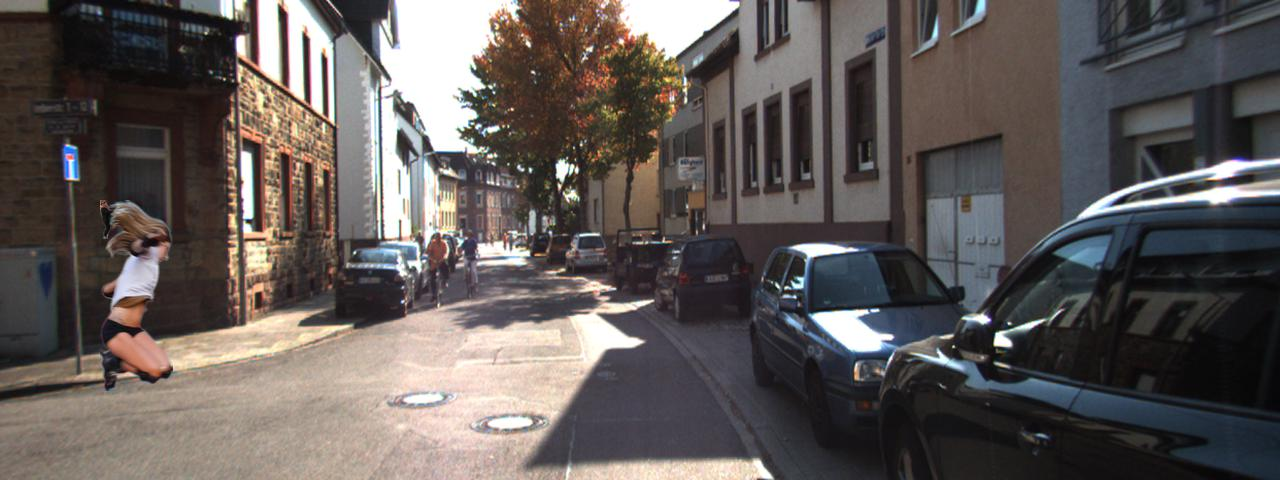
#> input picture compositor/ds_generator/ds_result/images/1_box.jpg, 1280 x 480 px; its folder holds 4 pictures in this run
$ python fg_cut_BDD.py -i ../compositor/ds_generator/ds_result/images
#> lines starting #> are read from the running program, lines starting #| are printed output that depends on the picture; pictures that were not available may be replaced by others from this repository, and a replacement may not be noted
"""
Cuts FGs from KITTY BDD
does not work as there is no instance segm currently
"""

import os
from io import BytesIO
import tarfile
import tempfile

from matplotlib import gridspec
from matplotlib import pyplot as plt
import numpy as np
from PIL import Image

import cv2
import scipy
import numpy

import argparse

from collections import namedtuple

import os, sys

from pathlib import Path

import json

DO_SHOW = True
MAKE_INV_MASK = False

def create_pascal_label_colormap():

  colormap = np.zeros((256, 3), dtype=int)
  ind = np.arange(256, dtype=int)

  for shift in reversed(range(8)):
    for channel in range(3):
      colormap[:, channel] |= ((ind >> channel) & 1) << shift
    ind >>= 3

  return colormap


def label_to_color_image(label):

  if label.ndim != 2:
    raise ValueError('Expect 2-D input label')

  colormap = create_pascal_label_colormap()

  if np.max(label) >= len(colormap):
    raise ValueError('label value too large.')

  return colormap[label]


  #return id2label[label].color

# [11 lines left out: functions binarize_image, binarize_array, not called in this run]

def inv_array(numpy_array, threshold=1):
    numpy_array = 255 - numpy_array
    return numpy_array

#--------------------------------------------------------------------------------
# Definitions
#--------------------------------------------------------------------------------

# a label and all meta information
Label = namedtuple( 'Label' , [

    'name'        , # The identifier of this label, e.g. 'car', 'person', ... .
                    # We use them to uniquely name a class

    'id'          , # An integer ID that is associated with this label.
                    # The IDs are used to represent the label in ground truth images
                    # An ID of -1 means that this label does not have an ID and thus
                    # is ignored when creating ground truth images (e.g. license plate).
                    # Do not modify these IDs, since exactly these IDs are expected by the
                    # evaluation server.

    'trainId'     , # Feel free to modify these IDs as suitable for your method. Then create
                    # ground truth images with train IDs, using the tools provided in the
                    # 'preparation' folder. However, make sure to validate or submit results
                    # to our evaluation server using the regular IDs above!
                    # For trainIds, multiple labels might have the same ID. Then, these labels
                    # are mapped to the same class in the ground truth images. For the inverse
                    # mapping, we use the label that is defined first in the list below.
                    # For example, mapping all void-type classes to the same ID in training,
                    # might make sense for some approaches.
                    # Max value is 255!

    'category'    , # The name of the category that this label belongs to

    'categoryId'  , # The ID of this category. Used to create ground truth images
                    # on category level.

    'hasInstances', # Whether this label distinguishes between single instances or not

    'ignoreInEval', # Whether pixels having this class as ground truth label are ignored
                    # during evaluations or not

    'color'       , # The color of this label
    ] )


#--------------------------------------------------------------------------------
# A list of all labels
#--------------------------------------------------------------------------------

# Please adapt the train IDs as appropriate for your approach.
# Note that you might want to ignore labels with ID 255 during training.
# Further note that the current train IDs are only a suggestion. You can use whatever you like.
# Make sure to provide your results using the original IDs and not the training IDs.
# Note that many IDs are ignored in evaluation and thus you never need to predict these!

# Our extended list of label types. Our train id is compatible with Cityscapes
labels = [
    #       name                     id    trainId   category catId      hasInstances   ignoreInEval   color
    Label(  'unlabeled'            ,  0 ,      255 , 'void'            , 0       , False        , True         , (  0,  0,  0) ),
    Label(  'dynamic'              ,  1 ,      255 , 'void'            , 0       , False        , True         , (111, 74,  0) ),
    Label(  'ego vehicle'          ,  2 ,      255 , 'void'            , 0       , False        , True         , (  0,  0,  0) ),
    Label(  'ground'               ,  3 ,      255 , 'void'            , 0       , False        , True         , ( 81,  0, 81) ),
    Label(  'static'               ,  4 ,      255 , 'void'            , 0       , False        , True         , (  0,  0,  0) ),
    Label(  'parking'              ,  5 ,      255 , 'flat'            , 1       , False        , True         , (250,170,160) ),
    Label(  'rail track'           ,  6 ,      255 , 'flat'            , 1       , False        , True         , (230,150,140) ),
    Label(  'road'                 ,  7 ,        0 , 'flat'            , 1       , False        , False        , (128, 64,128) ),
    Label(  'sidewalk'             ,  8 ,        1 , 'flat'            , 1       , False        , False        , (244, 35,232) ),
    Label(  'bridge'               ,  9 ,      255 , 'construction'    , 2       , False        , True         , (150,100,100) ),
    Label(  'building'             , 10 ,        2 , 'construction'    , 2       , False        , False        , ( 70, 70, 70) ),
    Label(  'fence'                , 11 ,        4 , 'construction'    , 2       , False        , False        , (190,153,153) ),
    Label(  'garage'               , 12 ,      255 , 'construction'    , 2       , False        , True         , (180,100,180) ),
    Label(  'guard rail'           , 13 ,      255 , 'construction'    , 2       , False        , True         , (180,165,180) ),
    Label(  'tunnel'               , 14 ,      255 , 'construction'    , 2       , False        , True         , (150,120, 90) ),
    Label(  'wall'                 , 15 ,        3 , 'construction'    , 2       , False        , False        , (102,102,156) ),
    Label(  'banner'               , 16 ,      255 , 'object'          , 3       , False        , True         , (250,170,100) ),
    Label(  'billboard'            , 17 ,      255 , 'object'          , 3       , False        , True         , (220,220,250) ),
    Label(  'lane divider'         , 18 ,      255 , 'object'          , 3       , False        , True         , (255, 165, 0) ),
    Label(  'parking sign'         , 19 ,      255 , 'object'          , 3       , False        , False        , (220, 20, 60) ),
    Label(  'pole'                 , 20 ,        5 , 'object'          , 3       , False        , False        , (153,153,153) ),
    Label(  'polegroup'            , 21 ,      255 , 'object'          , 3       , False        , True         , (153,153,153) ),
    Label(  'street light'         , 22 ,      255 , 'object'          , 3       , False        , True         , (220,220,100) ),
    Label(  'traffic cone'         , 23 ,      255 , 'object'          , 3       , False        , True         , (255, 70,  0) ),
    Label(  'traffic device'       , 24 ,      255 , 'object'          , 3       , False        , True         , (220,220,220) ),
    Label(  'traffic light'        , 25 ,        6 , 'object'          , 3       , False        , False        , (250,170, 30) ),
    Label(  'traffic sign'         , 26 ,        7 , 'object'          , 3       , False        , False        , (220,220,  0) ),
    Label(  'traffic sign frame'   , 27 ,      255 , 'object'          , 3       , False        , True         , (250,170,250) ),
    Label(  'terrain'              , 28 ,        9 , 'nature'          , 4       , False        , False        , (152,251,152) ),
    Label(  'vegetation'           , 29 ,        8 , 'nature'          , 4       , False        , False        , (107,142, 35) ),
    Label(  'sky'                  , 30 ,       10 , 'sky'             , 5       , False        , False        , ( 70,130,180) ),
    Label(  'person'               , 31 ,       11 , 'human'           , 6       , True         , False        , (220, 20, 60) ),
    Label(  'rider'                , 32 ,       12 , 'human'           , 6       , True         , False        , (255,  0,  0) ),
    Label(  'bicycle'              , 33 ,       18 , 'vehicle'         , 7       , True         , False        , (119, 11, 32) ),
    Label(  'bus'                  , 34 ,       15 , 'vehicle'         , 7       , True         , False        , (  0, 60,100) ),
    Label(  'car'                  , 35 ,       13 , 'vehicle'         , 7       , True         , False        , (  0,  0,142) ),
    Label(  'caravan'              , 36 ,      255 , 'vehicle'         , 7       , True         , True         , (  0,  0, 90) ),
    Label(  'motorcycle'           , 37 ,       17 , 'vehicle'         , 7       , True         , False        , (  0,  0,230) ),
    Label(  'trailer'              , 38 ,      255 , 'vehicle'         , 7       , True         , True         , (  0,  0,110) ),
    Label(  'train'                , 39 ,       16 , 'vehicle'         , 7       , True         , False        , (  0, 80,100) ),
    Label(  'truck'                , 40 ,       14 , 'vehicle'         , 7       , True         , False        , (  0,  0, 70) ),
]

# name to label object
name2label      = { label.name    : label for label in labels           }
# id to label object
id2label        = { label.id      : label for label in labels           }

#FULL_LABEL_MAP = np.arange(len(LABEL_NAMES)).reshape(len(LABEL_NAMES), 1)
#FULL_COLOR_MAP = label_to_color_image(FULL_LABEL_MAP)

#np.unique?
# [15 lines left out: functions unique_array, filter_ids, not called in this run]

class Instance(object):
    instID     = 0
    labelID    = 0
    pixelCount = 0
    medDist    = -1
    distConf   = 0.0

    # [12 lines left out: functions __init__, getLabelID, not called in this run]

    def getInstancePixels(self, imgNp, instLabel):
        return (imgNp == instLabel).sum()

    def toJSON(self):
        return json.dumps(self, default=lambda o: o.__dict__, sort_keys=True, indent=4)

    # [16 lines left out: functions toDict, fromJSON, not called in this run]

    def __str__(self):
        return "("+str(self.instID)+")"


#
# review
#

class Cutter(object):

  def __init__(self, path):
      self.pathlist = list(Path(path).glob('*.jpg'))
      self.im_path = str(self.pathlist[0])
      self.mask_path = self.im_path.replace("/images/", "/labels/").replace(".jpg", "_train_id.png")
      self.idx = 0
      self.instanceId_1 = 0

      self.im = Image.open(self.im_path)
#> self.im is the input picture: PIL image 1280x480 RGB; mean R, G, B 96.4, 90.2, 88
      self.seg_map = Image.open(self.mask_path).convert('L')
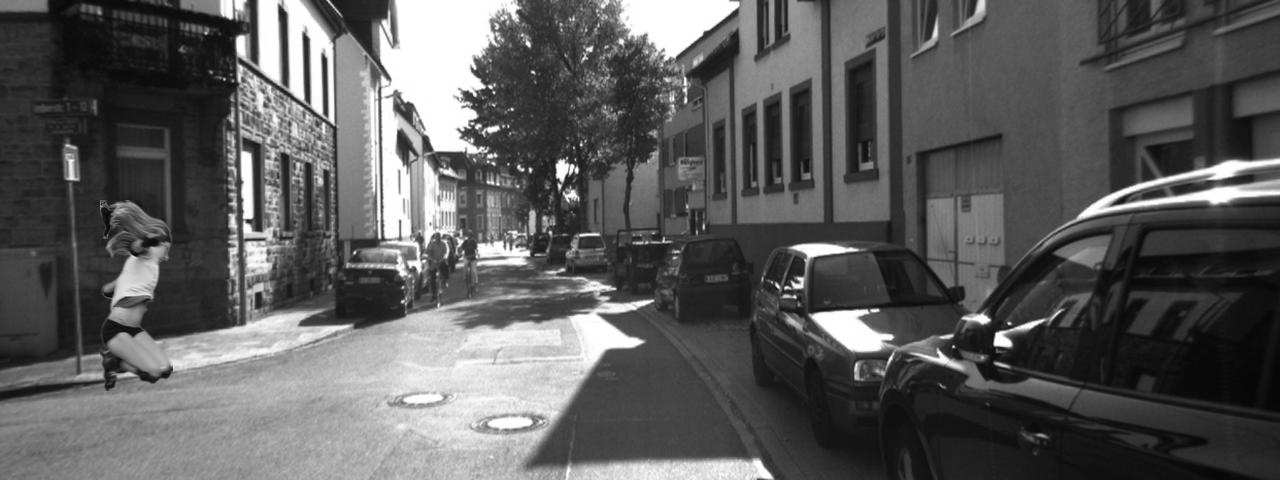
#> self.seg_map: PIL image 1280x480 L; min 1, max 255, mean 91.8
      print(numpy.array(self.seg_map))
#> (printed output is left out)
      self.seg_im = label_to_color_image(numpy.array(self.seg_map)).astype(np.uint8)
#> in label_to_color_image, `return colormap[label]`:
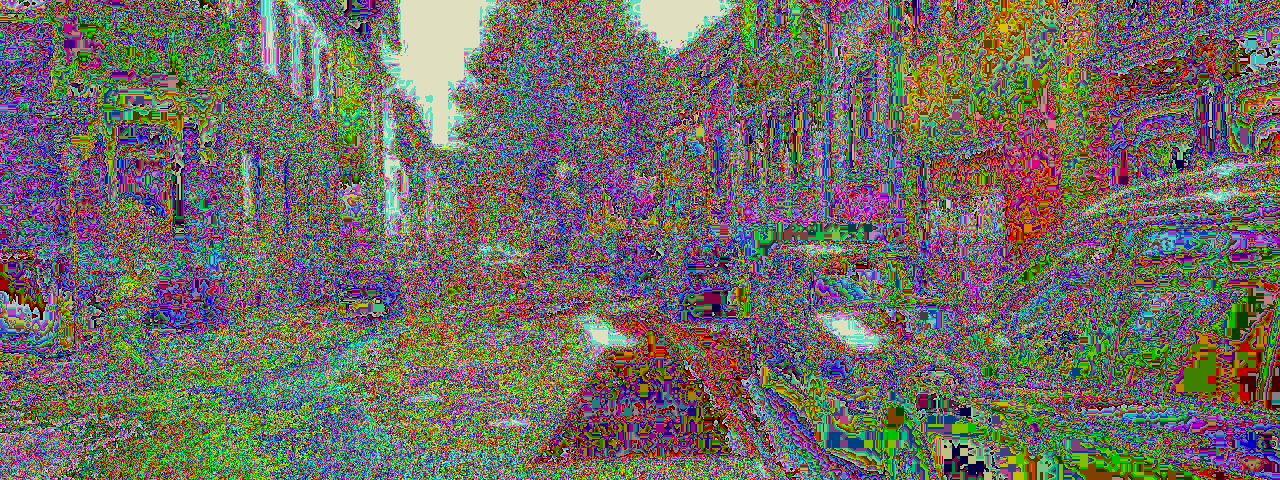
#> returned value: shape (480, 1280, 3) int64; mean of channels 0, 1, 2 111.4, 107.3, 98.6; drawn as R, G, B
      self.img = Image.open(self.mask_path)
      # Image as numpy array
      self.imgNp = np.array(self.img)

      plt.figure(figsize=(15, 5))
      self.grid_spec = gridspec.GridSpec(1, 2, width_ratios=[6, 6])

      plt.connect('key_press_event', self.key)
      plt.connect('button_press_event', self.button)

      self.render_pic()
      plt.show()
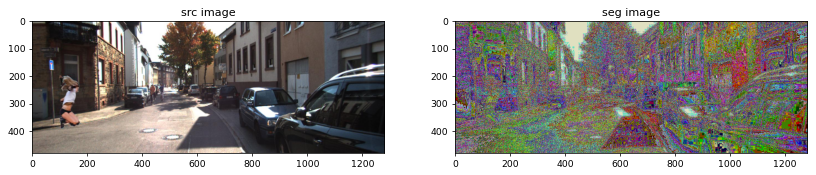
#> figure drawn by matplotlib, 2 panels

  def render_pic(self):

      #self.grid_spec = gridspec.GridSpec(1, 2, width_ratios=[6, 6])

      plt.subplot(self.grid_spec[0])
      plt.imshow(self.im)
      plt.title('src image')

      plt.subplot(self.grid_spec[1])
      plt.imshow(self.seg_im)
      plt.title('seg image')

      plt.draw()

  # [91 lines left out: functions init_pic, render_inst, crop, button, key, not called in this run]

parser = argparse.ArgumentParser()
parser.add_argument('--image', '-i', help='DEVIS img folder', required=True)

args = parser.parse_args()

cutter = Cutter(args.image)
